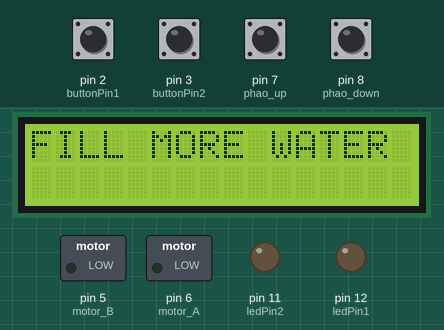
Bench run of a sketch on a simulated Arduino Uno, built with avr-gcc and run on an emulated ATmega328P. On the bench: 16×2 character LCD, switched loads named in the sketch (green lamp = pin HIGH), output pins drawn as LEDs (lit = HIGH). Inputs (shaded band) come from the test bench; at power-on: pin 7 (phao_up), pin 8 (phao_down) HIGH, pin 2 (buttonPin1), pin 3 (buttonPin2) LOW.

Above: at 3.2 s.
3.3 s: pin 2 (buttonPin1) pulled HIGH for 0.15 s
At 4.5 s:
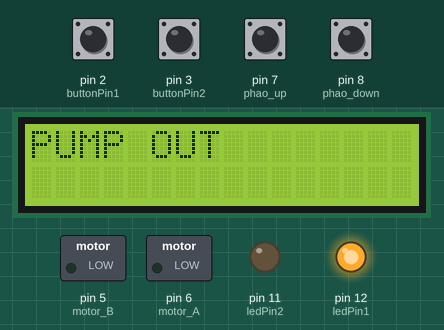
6.4 s: pin 3 (buttonPin2) pulled HIGH for 1 s
At 6.8 s:
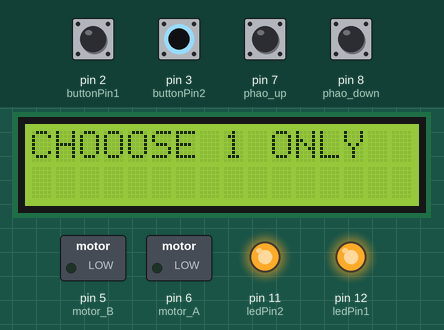
10.4 s: pin 8 (phao_down) pulled LOW for 0.15 s
At 10.58 s:
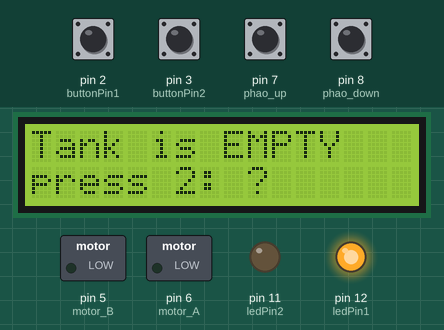
13.5 s: pin 3 (buttonPin2) pulled HIGH for 0.15 s
At 14.8 s:
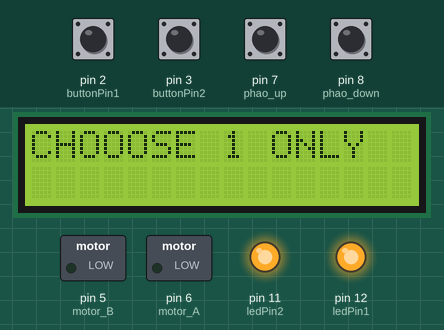
16.6 s: pin 2 (buttonPin1) pulled HIGH for 1 s
At 17.0 s:
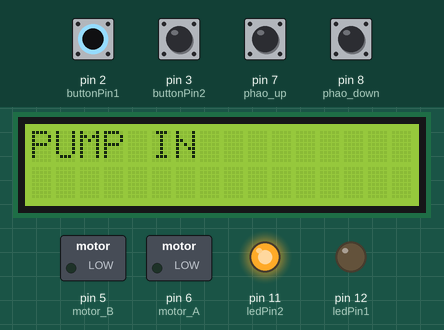
20.6 s: pin 2 (buttonPin1) pulled HIGH for 0.15 s
At 21.0 s:
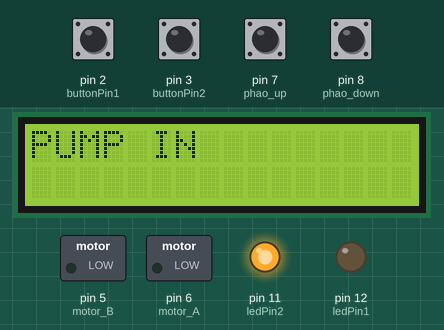
Timing chart, 0 to 23.6 s (numbered marks = the images above; inputs shaded):
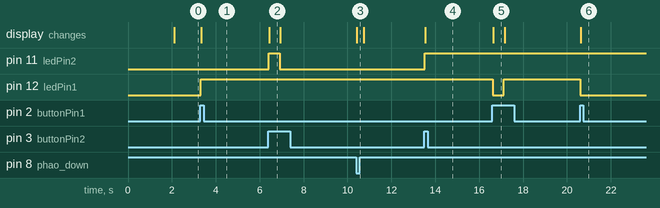

Measured:
- after the input at 3.3 s, pin 12 (ledPin1): LOW → HIGH at once; the display: changes at once (image 1)
- after the input at 6.4 s, pin 11 (ledPin2): LOW → HIGH at once, → LOW 0.52 s later; the display: changes at once (image 2)
- after the input at 10.4 s, the display: changes at once (image 3)
- after the input at 13.5 s, pin 11 (ledPin2): LOW → HIGH at once; the display: changes at once (image 4)
- after the input at 16.6 s, pin 12 (ledPin1): HIGH → LOW at once, → HIGH 0.51 s later; the display: changes after 0.05 s (image 5)
- after the input at 20.6 s, pin 12 (ledPin1): HIGH → LOW at once; the display: changes at once (image 6)
- what the display in image 2 shows lasts 0.5 s, from 6.4 s to 6.9 s

The sketch:

Automation_Aquarium.ino
```cpp
#include <Wire.h>
#include <LiquidCrystal_I2C.h>
//----- setup LCD i2C ----------
LiquidCrystal_I2C lcd(0x27, 16, 2);     // Set the LCD address to 0x27 for a 16 chars and 2 line display
//----- setup Led and button ---
const int ledPin1 = 12;                  //led attached to this pin
const int buttonPin1 = 2;
const int ledPin2 = 11;                  //led attached to this pin
const int buttonPin2 = 3;                //push button attached to this pin
int buttonState1 = LOW; //this variable tracks the state of the button, low if not pressed, high if pressed
int ledState1 = -1; //this variable tracks the state of the LED, negative if off, positive if on

long lastDebounceTime1 = 0;  // the last time the output pin was toggled
long debounceDelay1 = 500;    // the debounce time; increase if the output flickers

int buttonState2 = LOW; //this variable tracks the state of the button, low if not pressed, high if pressed
int ledState2 = -1; //this variable tracks the state of the LED, negative if off, positive if on

long lastDebounceTime2 = 0;  // the last time the output pin was toggled
long debounceDelay2 = 500;

int temp_up = 0;
int temp_down = 0;
//----- setup Sensor -----------
int phao_up = 7;                        //This is the input of the upper sensor
int phao_down = 8;                      //This is the input of the lower sensor
int val_up = 0;                         //This is the variable reading the status
                                        // of the upper sensor
int val_down = 0;                       //This is the variable reading the status
                                        // of the lower sensor
int phao_state = 0;
int motor_A = 6;                        // motor(+)
int motor_B = 5;                        // motor(-)
void setup() {
//---------------------- initialize the LCD ---------------------------------
  lcd.init();
  lcd.clear();
//-----Turn on the blacklight and print a message----
  lcd.backlight();
  lcd.setCursor(1,0);                   //Set cursor to character 2 on line 0
  lcd.print("Sensor Project!");
  lcd.setCursor(3,1);                   //Move cursor to character 2 on line 1
  lcd.print("AuTOrium");
  delay(2000);

//--------set the mode of the pins...--------------
  pinMode(ledPin1, OUTPUT);
  pinMode(buttonPin1, INPUT);
  pinMode(ledPin2, OUTPUT);
  pinMode(buttonPin2, INPUT);
//  attachInterrupt(0,buttonPressed,RISING);

//------------------- initialize the System setup ---------------------------
  Serial.begin(9600);
//  Serial.println("We are beginning to use Serial Monitor to indicate..");
//  Serial.println("..whether the sensor is working or not without using..");
//  Serial.println("..the motor right there");
  pinMode(phao_up, INPUT);                  // sets the digital pin 7 as input
  pinMode(phao_down, INPUT);                // sets the digital pin 7 as input
  pinMode(motor_A, OUTPUT);
  pinMode(motor_B, OUTPUT);
  temp_up = val_up;
  temp_down = val_down;
}


void loop() {

  CheckLed1();
  CheckLed2();
  val_up = digitalRead(phao_up);            // read the input pin
  val_down = digitalRead(phao_down);        // read the input pin

////---Checking time---

//  Serial.print(val_up);
//
//  Serial.print(val_down);
//
//  Serial.print(temp_up);
//
//  Serial.print(temp_down);
//
//  Serial.println();
//
  if(val_up == 0 && val_down == 1 && temp_up == 0){
      lcd.clear();
      lcd.setCursor(0,0);
      lcd.print("Tank is FULL");
      lcd.setCursor(0,1);
      lcd.print("press 1: ?");
      //digitalWrite(motorB,LOW);
      //digitalWrite(motorA,LOW);

   } else if(val_up == 1 && val_down == 0 && temp_down == 0){
      lcd.clear();
      lcd.setCursor(0,0);
      lcd.print("Tank is EMPTY");;
      lcd.setCursor(0,1);
      lcd.print("press 2: ?");
      //digitalWrite(motorB,LOW);
      //digitalWrite(motorA,LOW);

   } else if(val_up == 0 && val_down == 1 && temp_up == 1 && temp_down == 0){
      lcd.clear();
      lcd.setCursor(0,0);
      lcd.print("PUMP OUT");
      //digitalWrite(motorA,HIGH);
      //digitalWrite(motorB,LOW);
   } else if(val_up == 1 && val_down == 1 && temp_up == 1 && temp_down == 0){
      lcd.clear();
      lcd.setCursor(0,0);
      lcd.print("PUMP OUT");
      //digitalWrite(motorA,HIGH);
      //digitalWrite(motorB,LOW);

   } else if(val_down == 0 && val_up == 1 && temp_down == 1 && temp_up == 0){
      lcd.clear();
      lcd.setCursor(0,0);
      lcd.print("PUMP IN");
      //digitalWrite(motorB,HIGH);
      //digitalWrite(motorA,LOW);

   } else if(val_down == 1 && val_up == 1 && temp_down == 1 && temp_up == 0){
      lcd.clear();
      lcd.setCursor(0,0);
      lcd.print("PUMP IN");
      //digitalWrite(motorB,HIGH);
      //digitalWrite(motorA,LOW)

   } else if(temp_down == 1 && temp_up == 1){
      lcd.clear();
      lcd.setCursor(0,0);
      lcd.print("CHOOOSE 1 ONLY");
      //digitalWrite(motorA,LOW);
      //digitalWrite(motorB,LOW);
   } else if(val_down == 1 && val_up == 1 && temp_down == 0 && temp_up == 0){
      lcd.clear();
      lcd.setCursor(0,0);
      lcd.print("FILL MORE WATER");
      //digitalWrite(motorA,LOW);
      //digitalWrite(motorB,LOW);
   } else {
      lcd.clear();
      lcd.setCursor(0,0);
      lcd.print("ERROR");
      //digitalWrite(motorA,LOW);
      //digitalWrite(motorB,LOW);
   }


}// end of Void loop

void CheckLed1(){
    //sample the state of the button - is it pressed or not?
  buttonState1 = digitalRead(buttonPin1);

  //filter out any noise by setting a time buffer
  if ( (millis() - lastDebounceTime1) > debounceDelay1) {

    //if the button has been pressed, lets toggle the LED from "off to on" or "on to off"
    if ( (buttonState1 == HIGH) && (ledState1 < 0) ) {

      digitalWrite(ledPin1, HIGH); //turn LED on
      temp_up = 1;
      ledState1 = -ledState1; //now the LED is on, we need to change the state
      lastDebounceTime1 = millis(); //set the current time
    }
    else if ( (buttonState1 == HIGH) && (ledState1 > 0) ) {

      digitalWrite(ledPin1, LOW); //turn LED off
      temp_up = 0;
      ledState1 = -ledState1; //now the LED is off, we need to change the state
      lastDebounceTime1 = millis(); //set the current time
    }
  }
}

void CheckLed2(){
      //sample the state of the button - is it pressed or not?
  buttonState2 = digitalRead(buttonPin2);
  //filter out any noise by setting a time buffer
  if ( (millis() - lastDebounceTime2) > debounceDelay2) {

    //if the button has been pressed, lets toggle the LED from "off to on" or "on to off"
    if ( (buttonState2 == HIGH) && (ledState2 < 0) ) {

      digitalWrite(ledPin2, HIGH); //turn LED on
      temp_down = 1;
      ledState2 = -ledState2; //now the LED is on, we need to change the state
      lastDebounceTime2 = millis(); //set the current time
    }
    else if ( (buttonState2 == HIGH) && (ledState2 > 0) ) {

      digitalWrite(ledPin2, LOW); //turn LED off
      temp_down = 0;
      ledState2 = -ledState2; //now the LED is off, we need to change the state
      lastDebounceTime2 = millis(); //set the current time
    }
  }
}
```
